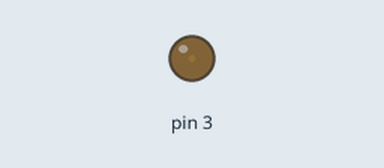
Recording of a sketch running on a simulated Arduino Uno, built with avr-gcc and run on an emulated ATmega328P. Shown: output pins drawn as LEDs (lit = HIGH).

Above: at 0.05 s.
At 1.15 s:
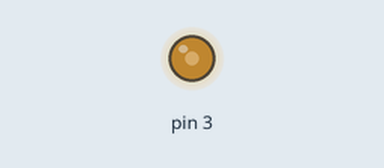
At 2.3 s:
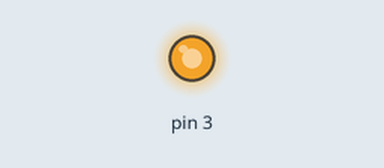
At 4.55 s:
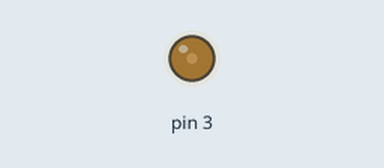
Timing chart, 0 to 6.6 s (numbered marks = the images above):
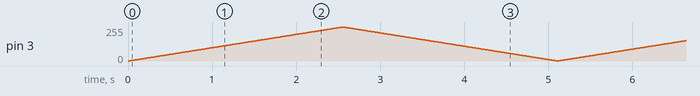

The sketch:

acende_e_apaga.ino
```cpp
void setup() {
// configurando pinos como input
// ao configurar um pino digital como input, podemos verificar no programa se há ou não um corrente elétrica chegando até o pino. para isso fazemos a leitura se há pino com a função
// digitalRead(). A função retorna 1 quando existe corrwnte elética até o pino, e retorna 0 quando não há corrente.

pinMode (3 ,  INPUT);

Serial.begin (9600);


}

void loop() {
  for (int i = 0; i <255; i++){
  analogWrite (3, i);
  delay (10);
}
  for (int j = 255; j>0; j--){
    analogWrite (3, j);
    delay (10);
  }


  }
```
